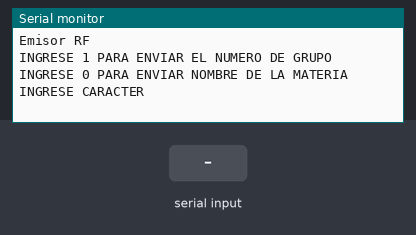
A sketch run on a simulated Arduino Uno, built with avr-gcc and run on an emulated ATmega328P. On the bench: the last lines printed to the serial monitor. The inputs (shaded band) are chosen by the test bench. No radio packets arrive unless stated.

Above: at 1.2 s.
1.3 s: "1" received over Serial
At 1.8 s:
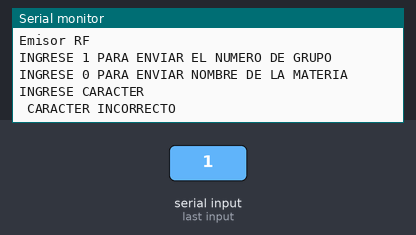
2.8 s: "0" received over Serial
At 3.2 s:
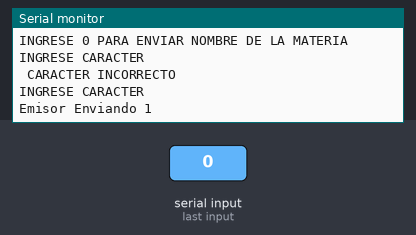
4.3 s: "2" received over Serial
At 5.7 s:
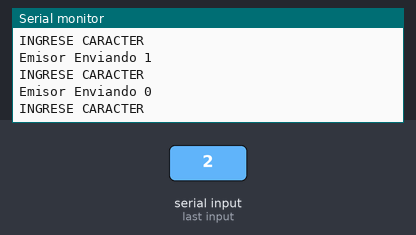

Measured:
- after the input at 1.3 s, the serial monitor: prints a new line after 0.06 s (image 1)
- after the input at 2.8 s, the serial monitor: prints a new line after 0.06 s (image 2)
- after the input at 4.3 s, the serial monitor: prints a new line after 0.06 s (image 3)

The sketch:

EMISOR.ino
```cpp
#include <VirtualWire.h>// INCLUYO LIBRERIA A UTILIZAR EN EL PROGRAMA

void setup()
{  // INICIALIZO LA CONFIGURACION SERIA A 9600 BAUDIOS
    Serial.begin(9600);
    // ENVIO MENSAJE POR MONITOR SERIE
    Serial.println("Emisor RF");
    Serial.println("INGRESE 1 PARA ENVIAR EL NUMERO DE GRUPO");
    Serial.println("INGRESE 0 PARA ENVIAR NOMBRE DE LA MATERIA");
    // Se inicializa el RF
    vw_set_ptt_inverted(true);
    vw_set_tx_pin(2); //Pin 2 como salida para el RF
    vw_setup(2000); // velocidad: Bits per segundo
}
 // VARIABLE QUE ALMACENA EL CARACTER ENVIADO
  char dato[1];
void loop()
{
       Serial.println("INGRESE CARACTER");
       dato[0]=Serial.read();// VALOR INICIAL
     while (!Serial.available() > 0);// validacion de que ingreso un caracter
       vw_send((uint8_t*)dato,sizeof(dato));// CONFIGURO PARA ENVIAR DATO DEL CARACTER ALMACENADO EN LA VARIABLE CHAR dato
       vw_wait_tx();     //ESPERO LA TRANSMISION
     // ENVIO MENSAJE POR EL MONITOR SERIE
     if ( dato[0]=='1')
     {
    Serial.println("Emisor Enviando 1");
      vw_send((uint8_t*)dato,sizeof(dato));// CONFIGURO PARA ENVIAR
     vw_wait_tx();    // ESPERA PARA ENVIAR

     }
     else if ( dato[0]=='0')
      {    // ENVIO MENSAJE POR EL MONITOR SERIE
    Serial.println("Emisor Enviando 0");
      vw_send((uint8_t*)dato,sizeof(dato));// CONFIGURO PARA ENVIAR
     vw_wait_tx();    // ESPERA PARA ENVIAR

      }
      else
      {
        Serial.println(" CARACTER INCORRECTO");
      }

    // ENVIO MENSAJE POR EL MONITOR SERIE
    delay(500);// DELAY DE 1 SEGUNDO
}
```
